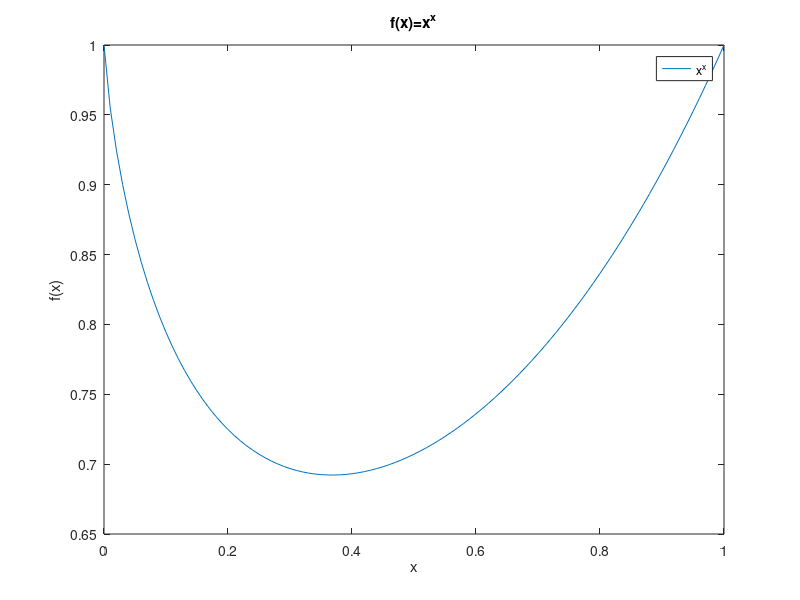
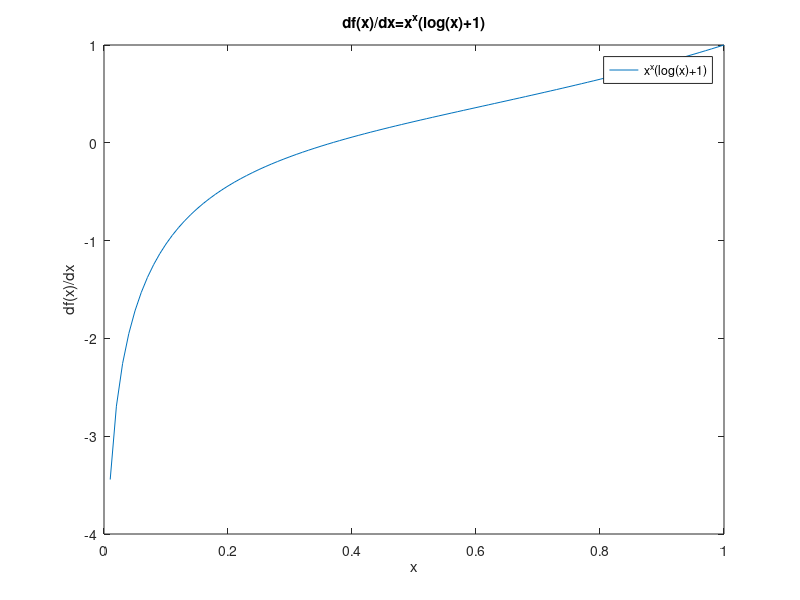
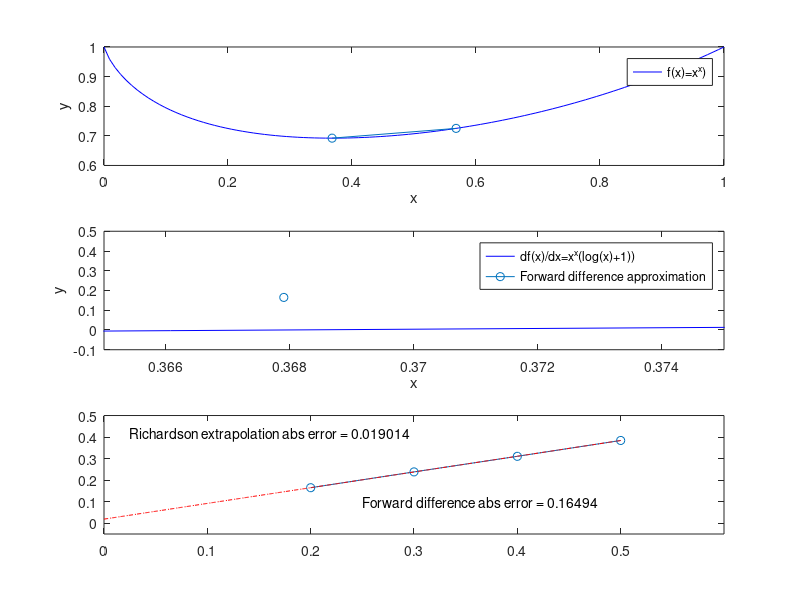

The MATLAB script that drew these images, in order:
clear all;
close all;
clc;

% We want to estimate dy/dx at x=0.3679
start_point=0.3679;
end_point=1.0;

% To use Richardson extrapolation we need several values of step size
step=0.1;
max_step=0.5;
min_step=0.2;

% The actual function and derivative
x = 0:0.01:end_point;
y = (x.^x);
dydx = (x.^x).*(log(x)+1);
dydx_exact=0;

% Plot of f(x)
figure;
plot(x,y,'-');
legend('x^x'); 
xlabel('x'),ylabel('f(x)');
title('f(x)=x^x');

% Plot of f'(x)
figure;
plot(x,dydx,'-');
legend('x^x(log(x)+1)'); 
xlabel('x'),ylabel('df(x)/dx');
title('df(x)/dx=x^x(log(x)+1)');

% Arrays to hold different step size values and forward difference 
% values at those points.
forward_difference_size = [];
h_size = [];

% Open a figure to plot to
figure;

% Next step through the step sizes
for h=max_step:-step:min_step
    
    % Values of x and x+h
    x=start_point;
    x_plus_h=x+h;

    % Forward difference approximation
    forward_difference = ((x_plus_h^x_plus_h)-(x^x))/h;
    % Store this step size and value of forward difference
    forward_difference_size = [ forward_difference_size forward_difference ];
    h_size = [ h_size h];
    
    % Clear the figure
    clf;
    
    % Plot the actual function and the forward difference
    subplot(3,1,1);
    fplot(@(x) (x.^x), [0,1], 'b');
    xlabel('x'),ylabel('y');
    hold on;
    y=(x^x);
    y_h=(x_plus_h^x_plus_h);
    plot([x,x_plus_h],[y,y_h],'-o');
    legend('f(x)=x^x)'); 
    axis([0 1 0.6 1]);
    
    % Plot the actual df(x)/dx against the forward difference 
    % approximation at the x point of interest x=1/e
    subplot(3,1,2); 
    fplot(@(x) (x.^x).*(log(x)+1), [0,1], 'b');
    xlabel('x'),ylabel('y');
    hold on;
    plot(x,forward_difference,'-o');
    legend('df(x)/dx=x^x(log(x)+1))','Forward difference approximation'); 
    axis([0.365 0.375 -0.1 0.5]);

    % Plot the forward difference against step size
    subplot(3,1,3); 
    plot(h_size,forward_difference_size,'-o');
    axis([0.0 max_step+0.1 -0.05 0.5]);
    txt = ['Forward difference abs error = '...
        num2str(abs(dydx_exact - forward_difference))'.'];
    text(0.25,0.10,txt);

    pause(0.75);
    drawnow;
end

% Fit a polynomial (straight line for O(h) error in our algorithm 
P = polyfit(h_size,forward_difference_size,1);

% Plot the extrapolation based on the above fit
x=[0:0.001:h_size(1)];
yfit = P(1).*x+P(2);
P(2)
hold on;
plot(x,yfit,'r-.');

% Calculate the Richardson extrapolation error and print
r_error=abs(dydx_exact - P(2));
txt = ['Richardson extrapolation abs error = ' num2str(r_error)'.'];
text(0.025,0.415,txt);
drawnow;
